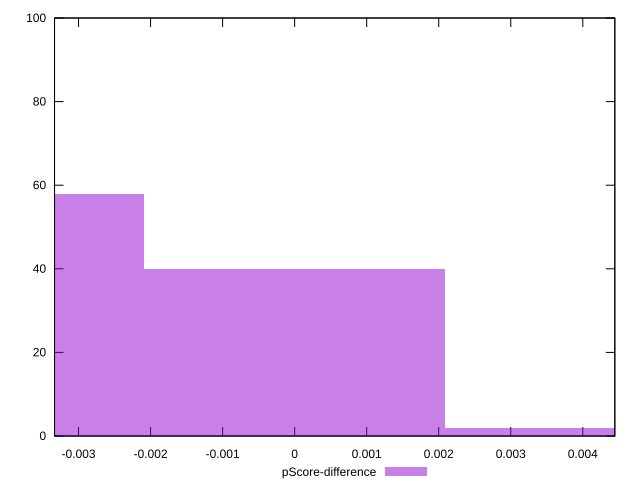

Generate this figure with gnuplot:
reset

$pScoreDifference <<EOF
-0.004175461252608773 58
0 40
0.004175461252608773 2
EOF

set key outside below
set boxwidth 0.004175461252608773
set xrange [-0.0033333333333334103:0.004444444444444473]
set yrange [0:100]
set trange [0:100]
set style fill transparent solid 0.5 noborder
set terminal svg size 640, 490 enhanced background rgb 'white'
set output "report_00023_2021-02-20T12:14:57.249Z/uses-webp-images/samples/pages/pScore-difference/histogram.svg"

plot $pScoreDifference title "pScore-difference" with boxes

reset
